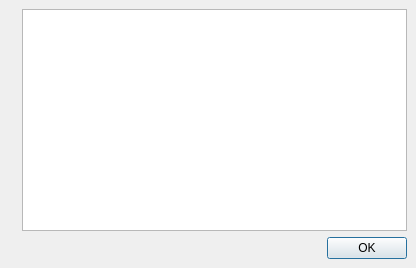
<?xml version="1.0" encoding="UTF-8"?>
<ui version="4.0">
 <class>QgsGeorefDescriptionDialogBase</class>
 <widget class="QDialog" name="QgsGeorefDescriptionDialogBase">
  <property name="geometry">
   <rect>
    <x>0</x>
    <y>0</y>
    <width>416</width>
    <height>268</height>
   </rect>
  </property>
  <property name="windowTitle">
   <string>Description georeferencer</string>
  </property>
  <property name="windowIcon">
   <iconset>
    <normaloff>:/icon.png</normaloff>:/icon.png</iconset>
  </property>
  <property name="modal">
   <bool>true</bool>
  </property>
  <layout class="QGridLayout">
   <property name="leftMargin">
    <number>9</number>
   </property>
   <property name="topMargin">
    <number>9</number>
   </property>
   <property name="rightMargin">
    <number>9</number>
   </property>
   <property name="bottomMargin">
    <number>9</number>
   </property>
   <property name="spacing">
    <number>6</number>
   </property>
   <item row="1" column="0" colspan="2">
    <widget class="QDialogButtonBox" name="buttonBox">
     <property name="orientation">
      <enum>Qt::Horizontal</enum>
     </property>
     <property name="standardButtons">
      <set>QDialogButtonBox::Ok</set>
     </property>
    </widget>
   </item>
   <item row="0" column="1">
    <widget class="QTextEdit" name="textEdit">
     <property name="readOnly">
      <bool>true</bool>
     </property>
     <property name="html">
      <string>&lt;!DOCTYPE HTML PUBLIC &quot;-//W3C//DTD HTML 4.0//EN&quot; &quot;http://www.w3.org/TR/REC-html40/strict.dtd&quot;&gt;
&lt;html&gt;&lt;head&gt;&lt;meta name=&quot;qrichtext&quot; content=&quot;1&quot; /&gt;&lt;style type=&quot;text/css&quot;&gt;
p, li { white-space: pre-wrap; }
&lt;/style&gt;&lt;/head&gt;&lt;body style=&quot; font-family:'Cantarell'; font-size:11pt; font-weight:400; font-style:normal;&quot;&gt;
&lt;p style=&quot;-qt-paragraph-type:empty; margin-top:12px; margin-bottom:12px; margin-left:0px; margin-right:0px; -qt-block-indent:0; text-indent:0px; font-family:'Sans Serif'; font-size:10pt;&quot;&gt;&lt;br /&gt;&lt;/p&gt;&lt;/body&gt;&lt;/html&gt;</string>
     </property>
    </widget>
   </item>
   <item row="0" column="0">
    <widget class="QLabel" name="label">
     <property name="text">
      <string/>
     </property>
     <property name="pixmap">
      <pixmap resource="../../../images/images.qrc">:/images/themes/default/georeferencer/mGeorefDescription.png</pixmap>
     </property>
     <property name="scaledContents">
      <bool>true</bool>
     </property>
    </widget>
   </item>
  </layout>
 </widget>
 <resources>
  <include location="../../../images/images.qrc"/>
 </resources>
 <connections>
  <connection>
   <sender>buttonBox</sender>
   <signal>accepted()</signal>
   <receiver>QgsGeorefDescriptionDialogBase</receiver>
   <slot>accept()</slot>
   <hints>
    <hint type="sourcelabel">
     <x>248</x>
     <y>254</y>
    </hint>
    <hint type="destinationlabel">
     <x>157</x>
     <y>274</y>
    </hint>
   </hints>
  </connection>
  <connection>
   <sender>buttonBox</sender>
   <signal>rejected()</signal>
   <receiver>QgsGeorefDescriptionDialogBase</receiver>
   <slot>reject()</slot>
   <hints>
    <hint type="sourcelabel">
     <x>316</x>
     <y>260</y>
    </hint>
    <hint type="destinationlabel">
     <x>286</x>
     <y>274</y>
    </hint>
   </hints>
  </connection>
 </connections>
</ui>
